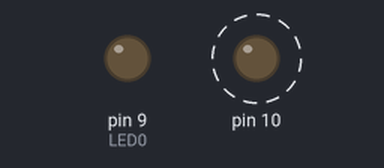
Bench run of a sketch on a simulated Arduino Uno, built with avr-gcc and run on an emulated ATmega328P. On the bench: output pins drawn as LEDs (lit = HIGH). Dashed ring = blinking. What the sketch prints to the serial monitor is not drawn.

Above: at 0.2 s.
Timing chart, 0 to 3.0 s (numbered marks = the images above):
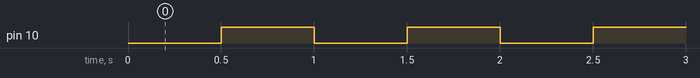

The sketch:

SPI_Master__Low_Level.ino
```cpp
#define LED0 9
#define LED1 10

// TODO Avoid using SPI library.
#include <SPI.h>

void setup() {
	pinMode(LED0, OUTPUT);
	digitalWrite(LED0, 0);

	// UART to console.
	Serial.begin(115200);

	// Begins the SPI commnuication.
	// TODO Avoid using SPI library:
	// - Set pin dir
	// - Setup SPI
	SPI.begin();
	// TODO Avoid using SPI library: setup clk speed.
	// Sets clock for SPI communication at 16MHz/16 = 1Mhz.
	SPI.setClockDivider(SPI_CLOCK_DIV16);
	// Setting SS (Slave Select) to inactive.
	digitalWrite(SS, HIGH);
}

void loop() {
	static uint8_t master_cnt = 0;
	master_cnt++;

	uint8_t master_txd = master_cnt;

	// Starts SPI communication with Slave connected to Master.
	digitalWrite(SS, LOW);

	// Send the master_txd value to Slave
	// and also receives value from Slave.
	// TODO Avoid using SPI library:
	// - Set Tx data
	// - Poll transfer end
	// - read Rx data
	uint8_t master_rxd = SPI.transfer(master_txd);

	// Show LSB of Rx data on LED0.
	digitalWrite(LED0, master_rxd & 1);
	Serial.println(master_txd);
	Serial.println(master_rxd);
	Serial.println();

	delay(500);
	digitalWrite(SS, HIGH);
	delay(500);

}
```

Measured:
- by itself, pin 10: alternates HIGH for 0.50 s and LOW for 0.50 s
